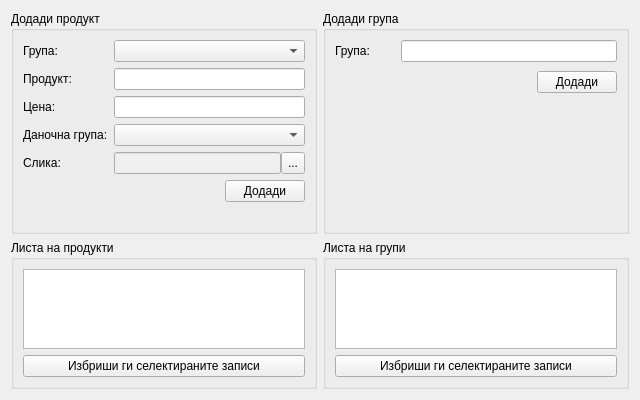
<?xml version="1.0" encoding="UTF-8"?>
<ui version="4.0">
 <class>AddWindow</class>
 <widget class="QWidget" name="AddWindow">
  <property name="geometry">
   <rect>
    <x>0</x>
    <y>0</y>
    <width>640</width>
    <height>400</height>
   </rect>
  </property>
  <property name="sizePolicy">
   <sizepolicy hsizetype="Expanding" vsizetype="Expanding">
    <horstretch>0</horstretch>
    <verstretch>0</verstretch>
   </sizepolicy>
  </property>
  <property name="windowTitle">
   <string>Form</string>
  </property>
  <layout class="QGridLayout" name="gridLayout_3">
   <item row="0" column="0">
    <layout class="QGridLayout" name="gridLayout">
     <item row="1" column="0">
      <widget class="QGroupBox" name="groupBox_9">
       <property name="title">
        <string>Листа на продукти</string>
       </property>
       <layout class="QVBoxLayout" name="verticalLayout_16">
        <property name="spacing">
         <number>6</number>
        </property>
        <property name="leftMargin">
         <number>9</number>
        </property>
        <property name="topMargin">
         <number>9</number>
        </property>
        <property name="rightMargin">
         <number>9</number>
        </property>
        <property name="bottomMargin">
         <number>9</number>
        </property>
        <item>
         <widget class="QTableView" name="tableProduct">
          <property name="editTriggers">
           <set>QAbstractItemView::NoEditTriggers</set>
          </property>
          <property name="selectionMode">
           <enum>QAbstractItemView::ExtendedSelection</enum>
          </property>
          <property name="selectionBehavior">
           <enum>QAbstractItemView::SelectRows</enum>
          </property>
          <property name="gridStyle">
           <enum>Qt::SolidLine</enum>
          </property>
          <property name="sortingEnabled">
           <bool>true</bool>
          </property>
          <attribute name="horizontalHeaderCascadingSectionResizes">
           <bool>false</bool>
          </attribute>
          <attribute name="horizontalHeaderHighlightSections">
           <bool>true</bool>
          </attribute>
          <attribute name="horizontalHeaderShowSortIndicator" stdset="0">
           <bool>true</bool>
          </attribute>
          <attribute name="verticalHeaderVisible">
           <bool>false</bool>
          </attribute>
          <attribute name="verticalHeaderShowSortIndicator" stdset="0">
           <bool>false</bool>
          </attribute>
         </widget>
        </item>
        <item>
         <widget class="QPushButton" name="buttonRemoveProduct">
          <property name="text">
           <string>Избриши ги селектираните записи</string>
          </property>
         </widget>
        </item>
       </layout>
      </widget>
     </item>
     <item row="0" column="0">
      <widget class="QGroupBox" name="groupBox_10">
       <property name="title">
        <string>Додади продукт</string>
       </property>
       <layout class="QVBoxLayout" name="verticalLayout_10">
        <item>
         <layout class="QGridLayout" name="gridLayout_4">
          <item row="4" column="0">
           <widget class="QLabel" name="label">
            <property name="text">
             <string>Слика:</string>
            </property>
           </widget>
          </item>
          <item row="6" column="1">
           <widget class="QWidget" name="horizontalWidget" native="true">
            <property name="maximumSize">
             <size>
              <width>500</width>
              <height>16777215</height>
             </size>
            </property>
            <layout class="QHBoxLayout" name="horizontalLayout_4">
             <property name="spacing">
              <number>0</number>
             </property>
             <property name="leftMargin">
              <number>0</number>
             </property>
             <property name="topMargin">
              <number>0</number>
             </property>
             <property name="rightMargin">
              <number>0</number>
             </property>
             <property name="bottomMargin">
              <number>0</number>
             </property>
             <item>
              <spacer name="horizontalSpacer_3">
               <property name="orientation">
                <enum>Qt::Horizontal</enum>
               </property>
               <property name="sizeHint" stdset="0">
                <size>
                 <width>40</width>
                 <height>20</height>
                </size>
               </property>
              </spacer>
             </item>
             <item>
              <widget class="QPushButton" name="buttonAddProduct">
               <property name="text">
                <string>Додади</string>
               </property>
              </widget>
             </item>
            </layout>
           </widget>
          </item>
          <item row="5" column="1">
           <spacer name="horizontalSpacer_2">
            <property name="orientation">
             <enum>Qt::Horizontal</enum>
            </property>
            <property name="sizeHint" stdset="0">
             <size>
              <width>40</width>
              <height>0</height>
             </size>
            </property>
           </spacer>
          </item>
          <item row="2" column="1">
           <widget class="QLineEdit" name="lineEditAddPrice">
            <property name="maximumSize">
             <size>
              <width>500</width>
              <height>16777215</height>
             </size>
            </property>
           </widget>
          </item>
          <item row="1" column="1">
           <widget class="QLineEdit" name="lineEditAddProduct">
            <property name="maximumSize">
             <size>
              <width>500</width>
              <height>16777215</height>
             </size>
            </property>
            <property name="placeholderText">
             <string/>
            </property>
           </widget>
          </item>
          <item row="2" column="0">
           <widget class="QLabel" name="label_4">
            <property name="text">
             <string>Цена:</string>
            </property>
           </widget>
          </item>
          <item row="0" column="1">
           <widget class="QComboBox" name="comboAddGroup">
            <property name="maximumSize">
             <size>
              <width>500</width>
              <height>16777215</height>
             </size>
            </property>
           </widget>
          </item>
          <item row="1" column="0">
           <widget class="QLabel" name="label_3">
            <property name="text">
             <string>Продукт:</string>
            </property>
           </widget>
          </item>
          <item row="0" column="0">
           <widget class="QLabel" name="label_5">
            <property name="text">
             <string>Група:</string>
            </property>
           </widget>
          </item>
          <item row="5" column="0">
           <spacer name="horizontalSpacer_7">
            <property name="orientation">
             <enum>Qt::Horizontal</enum>
            </property>
            <property name="sizeType">
             <enum>QSizePolicy::Fixed</enum>
            </property>
            <property name="sizeHint" stdset="0">
             <size>
              <width>60</width>
              <height>0</height>
             </size>
            </property>
           </spacer>
          </item>
          <item row="4" column="1">
           <widget class="QWidget" name="layoutWidget" native="true">
            <property name="maximumSize">
             <size>
              <width>500</width>
              <height>16777215</height>
             </size>
            </property>
            <layout class="QHBoxLayout" name="horizontalLayout_2">
             <property name="spacing">
              <number>0</number>
             </property>
             <property name="leftMargin">
              <number>0</number>
             </property>
             <property name="topMargin">
              <number>0</number>
             </property>
             <property name="rightMargin">
              <number>0</number>
             </property>
             <property name="bottomMargin">
              <number>0</number>
             </property>
             <item>
              <widget class="QLineEdit" name="lineEditIcon">
               <property name="enabled">
                <bool>false</bool>
               </property>
               <property name="maximumSize">
                <size>
                 <width>16777215</width>
                 <height>16777215</height>
                </size>
               </property>
              </widget>
             </item>
             <item>
              <widget class="QToolButton" name="toolButton">
               <property name="minimumSize">
                <size>
                 <width>0</width>
                 <height>22</height>
                </size>
               </property>
               <property name="text">
                <string>...</string>
               </property>
              </widget>
             </item>
            </layout>
           </widget>
          </item>
          <item row="3" column="0">
           <widget class="QLabel" name="label_6">
            <property name="text">
             <string>Даночна група:</string>
            </property>
           </widget>
          </item>
          <item row="3" column="1">
           <widget class="QComboBox" name="comboDDV">
            <property name="maximumSize">
             <size>
              <width>500</width>
              <height>16777215</height>
             </size>
            </property>
           </widget>
          </item>
         </layout>
        </item>
        <item>
         <spacer name="horizontalSpacer_11">
          <property name="orientation">
           <enum>Qt::Horizontal</enum>
          </property>
          <property name="sizeType">
           <enum>QSizePolicy::Expanding</enum>
          </property>
          <property name="sizeHint" stdset="0">
           <size>
            <width>300</width>
            <height>20</height>
           </size>
          </property>
         </spacer>
        </item>
        <item>
         <spacer name="verticalSpacer_2">
          <property name="orientation">
           <enum>Qt::Vertical</enum>
          </property>
          <property name="sizeType">
           <enum>QSizePolicy::Minimum</enum>
          </property>
          <property name="sizeHint" stdset="0">
           <size>
            <width>20</width>
            <height>0</height>
           </size>
          </property>
         </spacer>
        </item>
       </layout>
      </widget>
     </item>
     <item row="0" column="1">
      <widget class="QGroupBox" name="groupBox">
       <property name="title">
        <string>Додади група</string>
       </property>
       <layout class="QVBoxLayout" name="verticalLayout_2">
        <item>
         <layout class="QGridLayout" name="gridLayout_2">
          <item row="2" column="1">
           <widget class="QWidget" name="horizontalWidget_2" native="true">
            <property name="maximumSize">
             <size>
              <width>500</width>
              <height>16777215</height>
             </size>
            </property>
            <layout class="QHBoxLayout" name="horizontalLayout_5">
             <property name="spacing">
              <number>0</number>
             </property>
             <property name="leftMargin">
              <number>0</number>
             </property>
             <property name="topMargin">
              <number>0</number>
             </property>
             <property name="rightMargin">
              <number>0</number>
             </property>
             <property name="bottomMargin">
              <number>0</number>
             </property>
             <item>
              <spacer name="horizontalSpacer_4">
               <property name="orientation">
                <enum>Qt::Horizontal</enum>
               </property>
               <property name="sizeHint" stdset="0">
                <size>
                 <width>40</width>
                 <height>20</height>
                </size>
               </property>
              </spacer>
             </item>
             <item>
              <widget class="QPushButton" name="buttonAddGroup">
               <property name="text">
                <string>Додади</string>
               </property>
              </widget>
             </item>
            </layout>
           </widget>
          </item>
          <item row="1" column="1">
           <spacer name="horizontalSpacer_6">
            <property name="orientation">
             <enum>Qt::Horizontal</enum>
            </property>
            <property name="sizeHint" stdset="0">
             <size>
              <width>40</width>
              <height>0</height>
             </size>
            </property>
           </spacer>
          </item>
          <item row="0" column="1">
           <widget class="QLineEdit" name="lineEditAddGroup">
            <property name="maximumSize">
             <size>
              <width>500</width>
              <height>16777215</height>
             </size>
            </property>
            <property name="placeholderText">
             <string/>
            </property>
           </widget>
          </item>
          <item row="0" column="0">
           <widget class="QLabel" name="label_2">
            <property name="text">
             <string>Група:</string>
            </property>
           </widget>
          </item>
          <item row="1" column="0">
           <spacer name="horizontalSpacer_8">
            <property name="orientation">
             <enum>Qt::Horizontal</enum>
            </property>
            <property name="sizeType">
             <enum>QSizePolicy::Fixed</enum>
            </property>
            <property name="sizeHint" stdset="0">
             <size>
              <width>60</width>
              <height>0</height>
             </size>
            </property>
           </spacer>
          </item>
         </layout>
        </item>
        <item>
         <spacer name="horizontalSpacer_5">
          <property name="orientation">
           <enum>Qt::Horizontal</enum>
          </property>
          <property name="sizeHint" stdset="0">
           <size>
            <width>300</width>
            <height>20</height>
           </size>
          </property>
         </spacer>
        </item>
        <item>
         <spacer name="verticalSpacer">
          <property name="orientation">
           <enum>Qt::Vertical</enum>
          </property>
          <property name="sizeType">
           <enum>QSizePolicy::Minimum</enum>
          </property>
          <property name="sizeHint" stdset="0">
           <size>
            <width>20</width>
            <height>106</height>
           </size>
          </property>
         </spacer>
        </item>
       </layout>
      </widget>
     </item>
     <item row="1" column="1">
      <widget class="QGroupBox" name="groupBox_11">
       <property name="title">
        <string>Листа на групи</string>
       </property>
       <layout class="QVBoxLayout" name="verticalLayout_17">
        <property name="spacing">
         <number>6</number>
        </property>
        <property name="leftMargin">
         <number>9</number>
        </property>
        <property name="topMargin">
         <number>9</number>
        </property>
        <property name="rightMargin">
         <number>9</number>
        </property>
        <property name="bottomMargin">
         <number>9</number>
        </property>
        <item>
         <widget class="QTableView" name="tableGroup">
          <property name="editTriggers">
           <set>QAbstractItemView::NoEditTriggers</set>
          </property>
          <property name="selectionMode">
           <enum>QAbstractItemView::ExtendedSelection</enum>
          </property>
          <property name="selectionBehavior">
           <enum>QAbstractItemView::SelectRows</enum>
          </property>
          <property name="gridStyle">
           <enum>Qt::SolidLine</enum>
          </property>
          <property name="sortingEnabled">
           <bool>true</bool>
          </property>
          <attribute name="horizontalHeaderCascadingSectionResizes">
           <bool>false</bool>
          </attribute>
          <attribute name="horizontalHeaderHighlightSections">
           <bool>true</bool>
          </attribute>
          <attribute name="horizontalHeaderShowSortIndicator" stdset="0">
           <bool>true</bool>
          </attribute>
          <attribute name="verticalHeaderVisible">
           <bool>false</bool>
          </attribute>
          <attribute name="verticalHeaderShowSortIndicator" stdset="0">
           <bool>false</bool>
          </attribute>
         </widget>
        </item>
        <item>
         <widget class="QPushButton" name="buttonRemoveGroup">
          <property name="text">
           <string>Избриши ги селектираните записи</string>
          </property>
         </widget>
        </item>
       </layout>
      </widget>
     </item>
    </layout>
   </item>
  </layout>
 </widget>
 <tabstops>
  <tabstop>comboAddGroup</tabstop>
  <tabstop>lineEditAddProduct</tabstop>
  <tabstop>lineEditAddPrice</tabstop>
  <tabstop>comboDDV</tabstop>
  <tabstop>lineEditIcon</tabstop>
  <tabstop>toolButton</tabstop>
  <tabstop>buttonAddProduct</tabstop>
  <tabstop>tableProduct</tabstop>
  <tabstop>buttonRemoveProduct</tabstop>
  <tabstop>lineEditAddGroup</tabstop>
  <tabstop>buttonAddGroup</tabstop>
  <tabstop>tableGroup</tabstop>
  <tabstop>buttonRemoveGroup</tabstop>
 </tabstops>
 <resources/>
 <connections/>
</ui>
